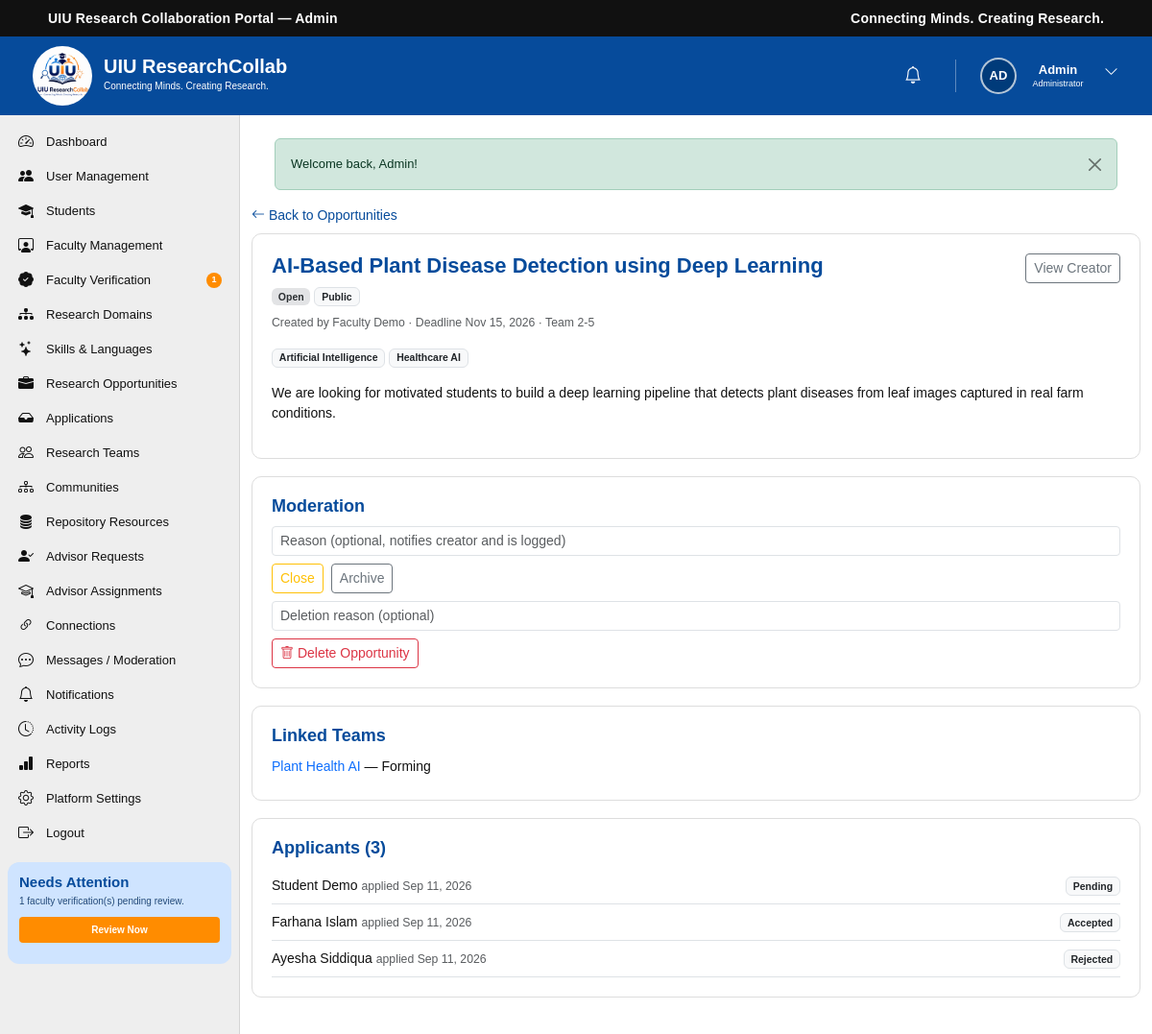
Page /admin/opportunity-details.php?id=1 (signed in) on the committed database.
### tables this page shows
CREATE TABLE `users` (
  `id` int(10) UNSIGNED NOT NULL,
  `name` varchar(100) NOT NULL,
  `email` varchar(150) NOT NULL,
  `password` varchar(255) NOT NULL,
  `role` enum('student','faculty','admin') NOT NULL DEFAULT 'student',
  `status` enum('active','inactive','suspended') NOT NULL DEFAULT 'active',
  `email_verified_at` datetime DEFAULT NULL,
  `last_login_at` datetime DEFAULT NULL,
  `created_at` timestamp NOT NULL DEFAULT current_timestamp(),
  `updated_at` timestamp NOT NULL DEFAULT current_timestamp() ON UPDATE current_timestamp()
);

CREATE TABLE `research_opportunities` (
  `id` int(10) UNSIGNED NOT NULL,
  `created_by` int(10) UNSIGNED NOT NULL,
  `title` varchar(250) NOT NULL,
  `description` text DEFAULT NULL,
  `problem_statement` text DEFAULT NULL,
  `requirements` text DEFAULT NULL,
  `project_type` varchar(100) DEFAULT NULL,
  `team_size_min` int(10) UNSIGNED DEFAULT 2,
  `team_size_max` int(10) UNSIGNED DEFAULT 6,
  `deadline` date DEFAULT NULL,
  `status` enum('Open','Closed','Draft','Completed') DEFAULT 'Open',
  `visibility` enum('Public','Community','Private') DEFAULT 'Public',
  `created_at` timestamp NOT NULL DEFAULT current_timestamp(),
  `updated_at` timestamp NOT NULL DEFAULT current_timestamp() ON UPDATE current_timestamp()
);

CREATE TABLE `research_teams` (
  `id` int(10) UNSIGNED NOT NULL,
  `name` varchar(200) NOT NULL,
  `description` text DEFAULT NULL,
  `created_by` int(10) UNSIGNED NOT NULL,
  `opportunity_id` int(10) UNSIGNED DEFAULT NULL,
  `research_domain_id` int(10) UNSIGNED DEFAULT NULL,
  `team_size_limit` int(10) UNSIGNED DEFAULT 6,
  `status` enum('Forming','Active','Completed','Archived') DEFAULT 'Forming',
  `created_at` timestamp NOT NULL DEFAULT current_timestamp(),
  `updated_at` timestamp NOT NULL DEFAULT current_timestamp() ON UPDATE current_timestamp()
);

CREATE TABLE `opportunity_applications` (
  `id` int(10) UNSIGNED NOT NULL,
  `opportunity_id` int(10) UNSIGNED NOT NULL,
  `user_id` int(10) UNSIGNED NOT NULL,
  `message` text DEFAULT NULL,
  `status` enum('Pending','Accepted','Rejected','Withdrawn') DEFAULT 'Pending',
  `applied_at` timestamp NOT NULL DEFAULT current_timestamp(),
  `reviewed_at` datetime DEFAULT NULL
);

### includes/functions.php (called while the page is built, shortened)
<?php
function e(?string $value): string
{
    return htmlspecialchars((string)$value, ENT_QUOTES, 'UTF-8');
}
function base_url(): string
{
    static $base = null;
    if ($base === null) {
        $root    = str_replace('\\', '/', rtrim(dirname(__DIR__), '/\\'));
        $docRoot = str_replace('\\', '/', rtrim($_SERVER['DOCUMENT_ROOT'] ?? '', '/\\'));
        $base    = ($docRoot !== '' && strpos($root, $docRoot) === 0) ? substr($root, strlen($docRoot)) : '';
    }
    return $base;
}
function url(string $path): string
{
    return base_url() . $path;
}
function time_ago(?string $datetime): string
{
    $ts = strtotime($datetime);
    $diff = time() - $ts;
    return date('M j, Y', $ts);
}
function format_date(?string $date, string $fmt = 'M j, Y'): string
{
    $ts = strtotime($date);
    return $ts ? date($fmt, $ts) : '—';
}
function initials(string $name): string
{
    $parts = array_filter(preg_split('/\s+/', trim($name)));
    $parts = array_values($parts);
    $first = mb_substr($parts[0], 0, 1);
    $last  = count($parts) > 1 ? mb_substr(end($parts), 0, 1) : '';
    return mb_strtoupper($first . $last);
}

### includes/auth.php (called while the page is built, shortened)
<?php
function current_user_id(): ?int
{
    return isset($_SESSION['user_id']) ? (int)$_SESSION['user_id'] : null;
}
function is_logged_in(): bool
{
    return isset($_SESSION['user_id']);
}
function current_user(): ?array
{
    static $cache = null;
    if ($cache === null) {
        $stmt = db()->prepare('SELECT * FROM users WHERE id = ? LIMIT 1');
        $stmt->execute([current_user_id()]);
        $cache = $stmt->fetch() ?: null;
    }
    return $cache;
}

### config/database.php (called while the page is built, shortened)
<?php
function db(): PDO
{
    static $pdo = null;
    if ($pdo === null) {
        $dsn = 'mysql:host=' . DB_HOST . ';dbname=' . DB_NAME . ';charset=' . DB_CHARSET;
        try {
            $pdo = new PDO($dsn, DB_USER, DB_PASS, [
                PDO::ATTR_ERRMODE            => PDO::ERRMODE_EXCEPTION,
                PDO::ATTR_DEFAULT_FETCH_MODE => PDO::FETCH_ASSOC,
                PDO::ATTR_EMULATE_PREPARES   => false,
            ]);
        } catch (PDOException $e) {
            error_log('Database connection failed: ' . $e->getMessage());
            http_response_code(500);
            die('Service temporarily unavailable. Please try again later.');
        }
    }
    return $pdo;
}

### includes/admin_guard.php (called while the page is built, shortened)
<?php
$currentUser = current_user();

### admin/opportunity-details.php (the view, shortened to what this page needs)
<?php
require_once __DIR__ . '/../includes/admin_guard.php';
$pdo    = db();
$oppId  = validate_id($_GET['id'] ?? null);
$stmt = $pdo->prepare('SELECT o.*, u.name AS creator_name, u.id AS creator_id FROM research_opportunities o JOIN users u ON u.id = o.created_by WHERE o.id = ?');
$stmt->execute([$oppId]);
$opportunity = $stmt->fetch();
$domainStmt = $pdo->prepare('SELECT d.name FROM opportunity_domains od JOIN research_domains d ON d.id = od.domain_id WHERE od.opportunity_id = ?');
$domainStmt->execute([$oppId]);
$domainNames = $domainStmt->fetchAll(PDO::FETCH_COLUMN);
$appStmt = $pdo->prepare("SELECT oa.*, u.name AS applicant_name FROM opportunity_applications oa JOIN users u ON u.id = oa.user_id WHERE oa.opportunity_id = ? ORDER BY oa.applied_at DESC");
$appStmt->execute([$oppId]);
$applications = $appStmt->fetchAll();
$teamStmt = $pdo->prepare('SELECT id, name, status FROM research_teams WHERE opportunity_id = ?');
$teamStmt->execute([$oppId]);
$teams = $teamStmt->fetchAll();
?>
<!DOCTYPE html>
<html lang="en">
<head>
    <link href="https://cdn.jsdelivr.net/npm/bootstrap@5.3.3/dist/css/bootstrap.min.css" rel="stylesheet">
    <link rel="stylesheet" href="https://cdn.jsdelivr.net/npm/bootstrap-icons@1.11.3/font/bootstrap-icons.min.css">
    <link rel="stylesheet" href="../CSS/dashboard.css">
</head>
<body>
<?php require __DIR__ . '/../includes/admin_header.php'; ?>
<?php require __DIR__ . '/../includes/admin_sidebar.php'; ?>
    <main class="dashboard-main">
        <a href="<?= e(url('/admin/opportunities.php')) ?>" class="d-inline-block mb-2" style="color:var(--uiu-blue);"><i class="bi bi-arrow-left"></i> Back to Opportunities</a>
        <div class="detail-card">
            <div class="d-flex justify-content-between align-items-start flex-wrap gap-2">
                <div>
                    <h1 style="font-size:22px;color:var(--uiu-blue);font-weight:700;"><?= e($opportunity['title']) ?></h1>
                    <span class="badge bg-secondary-subtle text-secondary-emphasis"><?= e($opportunity['status']) ?></span>
                    <span class="badge bg-light text-dark border"><?= e($opportunity['visibility']) ?></span>
                </div>
                <a href="<?= e(url('/admin/user-details.php?id=' . $opportunity['creator_id'])) ?>" class="btn btn-sm btn-outline-secondary">View Creator</a>
            </div>
            <p class="text-muted small mt-2">Created by <?= e($opportunity['creator_name']) ?> &middot; Deadline <?= format_date($opportunity['deadline']) ?> &middot; Team <?= (int)$opportunity['team_size_min'] ?>-<?= (int)$opportunity['team_size_max'] ?></p>
            <?php if ($domainNames): ?><p><?php foreach ($domainNames as $n): ?><span class="badge bg-light text-dark border me-1"><?= e($n) ?></span><?php endforeach; ?></p><?php endif; ?>
            <p style="white-space:pre-line;"><?= e($opportunity['description']) ?></p>
        </div>
        <div class="detail-card">
            <h2>Moderation</h2>
            <form method="post" action="<?= e(url('/admin/opportunities.php')) ?>" class="mb-2">
                <input type="text" name="reason" class="form-control form-control-sm mb-2" placeholder="Reason (optional, notifies creator and is logged)">
                <div class="d-flex flex-wrap gap-2">
                    <?php if ($opportunity['status'] === 'Open'): ?><button name="action" value="close" class="btn btn-sm btn-outline-warning">Close</button><?php endif; ?>
                    <?php if ($opportunity['status'] !== 'Completed'): ?><button name="action" value="archive" class="btn btn-sm btn-outline-secondary">Archive</button><?php endif; ?>
                </div>
            </form>
            <form method="post" action="<?= e(url('/admin/opportunities.php')) ?>" onsubmit="return confirm('Delete this opportunity permanently? This cannot be undone.');">
                <input type="text" name="reason" class="form-control form-control-sm mb-2" placeholder="Deletion reason (optional)">
                <button class="btn btn-sm btn-outline-danger"><i class="bi bi-trash"></i> Delete Opportunity</button>
            </form>
        </div>
        <?php if ($teams): ?>
        <div class="detail-card"><h2>Linked Teams</h2><?php foreach ($teams as $t): ?><p class="mb-1"><a href="<?= e(url('/admin/team-details.php?id=' . $t['id'])) ?>"><?= e($t['name']) ?></a> — <?= e($t['status']) ?></p><?php endforeach; ?></div>
        <?php endif; ?>
        <div class="detail-card">
            <h2>Applicants (<?= count($applications) ?>)</h2>
            <?php foreach ($applications as $a): ?>
                <div class="d-flex justify-content-between align-items-center py-2 border-bottom">
                    <div><?= e($a['applicant_name']) ?> <span class="text-muted small">applied <?= e(time_ago($a['applied_at'])) ?></span></div>
                    <span class="badge bg-light text-dark border"><?= e($a['status']) ?></span>
                </div>
            <?php endforeach; ?>
        </div>
    </main>
<?php require __DIR__ . '/../includes/footer.php'; ?>
</body>
</html>

### includes/admin_header.php (shortened to what this page needs)
<div class="top-bar">
    <div class="container-fluid">
        <div class="row align-items-center">
            <div class="col-6">
                <div class="portal-title">UIU Research Collaboration Portal — Admin</div>
            </div>
            <div class="col-6 text-end">
                <div class="portal-tagline">Connecting Minds. Creating Research.</div>
            </div>
        </div>
    </div>
</div>
<header class="dashboard-header">
    <div class="dashboard-header-left">
        <a href="<?= e(url('/admin/dashboard.php')) ?>" class="dashboard-logo-link">
            <img src="<?= e(url('/IMAGES/logo.jpg')) ?>" alt="UIU ResearchCollab Logo" class="dashboard-logo">
        </a>
        <div class="dashboard-brand">
            <h1>UIU ResearchCollab</h1>
            <p>Connecting Minds. Creating Research.</p>
        </div>
    </div>
    <div class="dashboard-header-right">
        <div class="header-icon notification-icon">
            <a href="<?= e(url('/admin/notifications.php')) ?>" aria-label="Notifications">
                <i class="bi bi-bell"></i>
            </a>
        </div>
        <div class="dropdown dashboard-user-dropdown">
            <button class="dashboard-user btn p-0 border-0 bg-transparent" type="button" data-bs-toggle="dropdown" aria-expanded="false" aria-label="User menu">
                <span class="user-avatar avatar-initials"><?= e(initials($currentUser['name'])) ?></span>
                <div class="user-information">
                    <h3 class="user-first-name"><?= e(explode(' ', trim($currentUser['name']))[0] ?? $currentUser['name']) ?></h3>
                    <p>Administrator</p>
                </div>
                <span class="user-dropdown-button"><i class="bi bi-chevron-down"></i></span>
            </button>
        </div>
    </div>
</header>
<div class="dashboard-wrapper">

### CSS/dashboard.css (style rules this page uses)
:root { --uiu-blue: #064b9b; --uiu-dark-blue: #003b7a; --uiu-light-blue: #e5f0ff; --uiu-orange: #ff8c00; --uiu-green: #13a538; --uiu-purple: #7b3fc6; --uiu-teal: #00a99d; --text-dark: #111111; --text-medium: #444444; --text-light: #666666; --background: #f5f5f5; --card-background: #ffffff; --border-color: #dddddd; }
* { margin: 0; padding: 0; box-sizing: border-box; }
html { scroll-behavior: smooth; }
body { font-family: Arial, Helvetica, sans-serif; background-color: var(--background); color: var(--text-dark); font-size: 14px; overflow-x: hidden; }
a { text-decoration: none; }
button, input { font-family: inherit; }
img { max-width: 100%; display: block; }
.top-bar { width: 100%; min-height: 38px; background-color: #111111; color: #ffffff; display: flex; align-items: center; }
.top-bar .container-fluid { padding-left: 50px; padding-right: 50px; }
.portal-title { font-size: 14px; font-weight: 700; letter-spacing: 0.2px; line-height: 1.2; }
.portal-tagline { font-size: 14px; font-weight: 600; letter-spacing: 0.2px; line-height: 1.2; }
.dashboard-header { width: 100%; height: 82px; background-color: var(--uiu-blue); display: flex; align-items: center; justify-content: space-between; padding: 30px 30px; color: #ffffff; }
.dashboard-header-left { display: flex; align-items: center; height: 100%; flex-shrink: 0; }
.dashboard-logo-link { display: flex; align-items: center; justify-content: center; width: 70px; height: 70px; }
.dashboard-logo { width: 62px; height: 62px; object-fit: contain; border-radius: 50%; }
.dashboard-brand { margin-left: 8px; line-height: 1; }
.dashboard-brand h1 { margin: 0; color: #ffffff; font-size: 20px; font-weight: 700; line-height: 20px; }
.dashboard-brand p { margin: 1px 0 0; color: #ffffff; font-size: 10px; line-height: 20px; }
.dashboard-header-right { height: 100%; display: flex; align-items: center; justify-content: flex-end; gap: 15px; }
.header-icon { width: 38px; height: 42px; display: flex; align-items: center; justify-content: center; position: relative; }
.dashboard-user { height: 100%; display: flex; align-items: center; gap: 8px; }
.user-avatar { width: 38px; height: 38px; border-radius: 50%; object-fit: cover; border: 2px solid rgba(255, 255, 255, 0.7); }
.user-information { min-width: 70px; }
.user-information h3 { margin: 0; color: #ffffff; font-size: 13px; font-weight: 700; line-height: 16px; }
.user-information p { margin: 0; color: #ffffff; font-size: 9px; line-height: 12px; }
.user-dropdown-button { width: 25px; height: 30px; border: none; background: transparent; color: #ffffff; font-size: 15px; cursor: pointer; }
.dashboard-wrapper { width: 100%; min-height: calc(100vh - 102px); display: flex; align-items: stretch; }
.dashboard-main { flex: 1; min-width: 0; background-color: #ffffff; padding: 10px 12px 20px; }
.avatar-initials { display: flex; align-items: center; justify-content: center; background-color: var(--uiu-dark-blue); color: #ffffff; font-size: 13px; font-weight: 700; }
.header-icon a { width: 35px; height: 35px; border: none; background: transparent; color: #ffffff; font-size: 18px; cursor: pointer; display: flex; align-items: center; justify-content: center; position: relative; }
.dashboard-user-dropdown { height: 100%; display: flex; align-items: center; }

### admin/opportunity-details.php (style rules this page uses)
.detail-card { background-color:var(--card-background);border:1px solid var(--border-color);border-radius:10px;padding:20px;margin-bottom:18px }
.detail-card h2 { color:var(--uiu-blue);font-size:18px;font-weight:700;margin-bottom:10px }

### rows in the picture
users: name "AD", name "Admin"
research_opportunities: title "AI-Based Plant Disease Detection using Deep Learning", status "Open", visibility "Public", created_by.name "Faculty Demo", deadline "Nov 15, 2026", team_size_min "2", team_size_max "5", description "We are looking for motivated students to build a deep learning pipeline that detects plant diseases from leaf images captured in real farm conditions."
research_teams: name "Plant Health AI", status "Forming"
opportunity_applications: user.name "Student Demo", applied_at "Sep 11, 2026", status "Pending"
opportunity_applications: user.name "Farhana Islam", applied_at "Sep 11, 2026", status "Accepted"
opportunity_applications: user.name "Ayesha Siddiqua", applied_at "Sep 11, 2026", status "Rejected"

### other values in the picture
$label "Dashboard"
$label "User Management"
$label "Students"
$label "Faculty Management"
$label "Faculty Verification"
$pendingVerificationCount "1"
$label "Research Domains"
$label "Skills & Languages"
$label "Research Opportunities"
$label "Applications"
$label "Research Teams"
$label "Communities"
$label "Repository Resources"
$label "Advisor Requests"
$label "Advisor Assignments"
